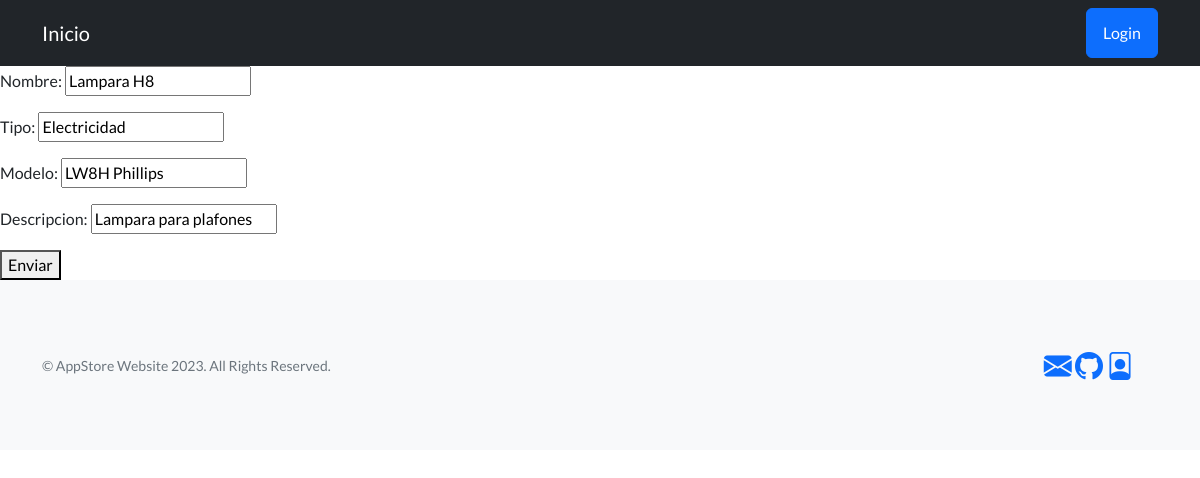
/app-store/actualiza-producto/2, run on the app's committed database.
### AppStore/models.py (models this page shows, shortened)
class Producto(models.Model):
    nombre = models.CharField(max_length=30)
    tipo= models.CharField(max_length=30)
    modelo = models.CharField(max_length=30)
    descripcion= models.CharField(max_length=30)

### AppStore/views.py (the view)
# urls.py: path('actualiza-producto/<pk>', ProductoUpdate.as_view(), name='ActualizarProducto'),
class ProductoUpdate(UpdateView):
    model = Producto
    template_name = "producto_update.html"
    fields = ("__all__")
    success_url = "/app-store/"

### AppStore/templates/producto_update.html
{% extends 'main.html' %}
{% block bloqueMutable %}
    <form action="{% url 'ActualizarProducto' producto.id%}" method="post">{% csrf_token %}
        {{form.as_p}}
        <button type="submit">Enviar</button>
    </form>
{% endblock bloqueMutable %}

### data on the page
Producto: nombre "Lampara H8", tipo "Electricidad", modelo "LW8H Phillips", descripcion "Lampara para plafones"
